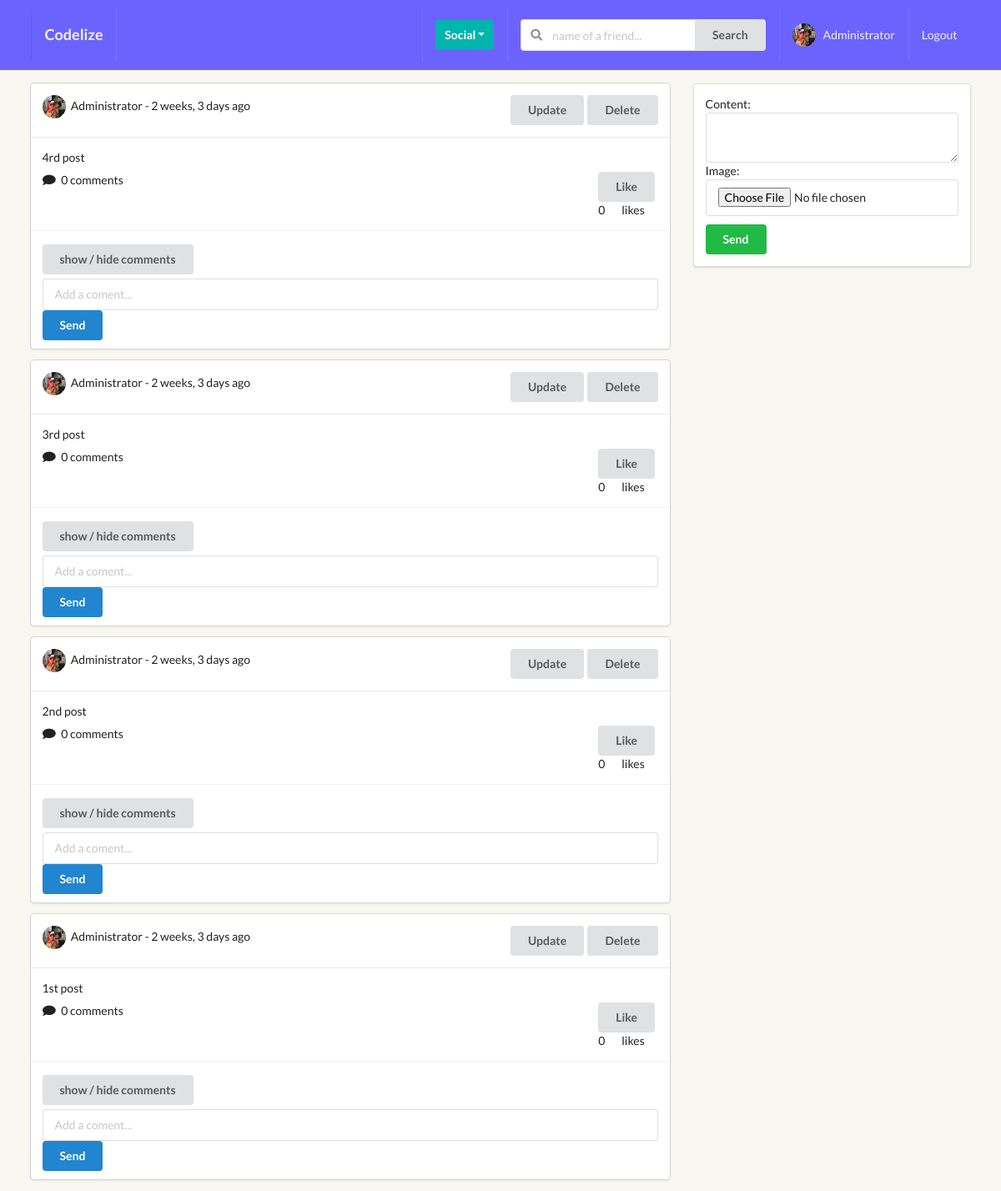
The app's page /timeline/ (signed in) with its own data.
### posts/models.py (models this page shows, shortened)
class Post(models.Model):
    content = models.TextField()
    image = models.ImageField(upload_to='posts', validators=[FileExtensionValidator(['png', 'jpg', 'jpeg'])], blank=True)
    liked = models.ManyToManyField(Profile, blank=True, related_name='likes')
    updated = models.DateTimeField(auto_now=True)
    created = models.DateTimeField(auto_now_add=True)
    author = models.ForeignKey(Profile, on_delete=models.CASCADE, related_name='posts')
    def num_likes(self):
        return self.liked.all().count()
    def num_comments(self):
        return self.comment_set.all().count()
    class Meta:
        ordering = ('-created',)

### perfil/models.py (models this page shows, shortened)
class Profile(models.Model):
    first_name = models.CharField(max_length=200, blank=True)
    last_name = models.CharField(max_length=200, blank=True)
    username = models.OneToOneField(User, on_delete=models.CASCADE)
    bio = models.TextField(default="no bio...", max_length=300)
    email = models.EmailField(max_length=200, blank=True)
    country = models.CharField(max_length=200, blank=True)
    avatar = models.ImageField(default='avatar.png', upload_to='avatars/')
    friends = models.ManyToManyField(User, blank=True, related_name='friends')
    slug = models.SlugField(unique=True, blank=True)
    updated = models.DateTimeField(auto_now=True)
    created = models.DateTimeField(auto_now_add=True)
    objects = ProfileManager()
    def __str__(self):
        return f"{self.username}"
    __initial_first_name = None
    __initial_last_name = None
    def __init__(self, *args, **kwargs):
        super().__init__(*args, **kwargs)
        self.__initial_first_name = self.first_name
        self.__initial_last_name = self.last_name

### posts/views.py (the view, shortened to what this page needs)
# urls.py: path('', post_comment_create_and_list_view, name="main-post-view"),
@login_required
def post_comment_create_and_list_view(request):
    qs = Post.objects.all()
    profile = Profile.objects.get(username=request.user)
    p_form = PostModelForm()
    c_form = CommentModelForm()
    post_added = False
    profile = Profile.objects.get(username=request.user)
    context = {
        'qs': qs,
        'profile': profile,
        'p_form': p_form,
        'c_form': c_form,
        'post_added': post_added,
    }
    return render(request, 'posts/main.html', context)

### posts/forms.py
class PostModelForm(forms.ModelForm):
    content = forms.CharField(widget=forms.Textarea(attrs={'rows':2}))
    class Meta:
        model = Post
        fields = ('content', 'image')

class CommentModelForm(forms.ModelForm):
    body = forms.CharField(label='', widget=forms.TextInput(attrs={'placeholder': 'Add a coment...'}))
    class Meta:
        model = Comment
        fields = ('body',)

### perfil/context_processors.py (called while the page is built)
def profile_pic(request):
    if request.user.is_authenticated:
        profile_obj = Profile.objects.get(username=request.user)
        pic = profile_obj.avatar
        return {'picture':pic}
    return {}

def invitations_received_no(request):
    if request.user.is_authenticated:
        profile_obj = Profile.objects.get(username=request.user)
        qs_count = Relationship.objects.invitations_received(profile_obj).count()
        return {'invites_num':qs_count}
    return {}

### perfil/models.py (called while the page is built)
    def invitations_received(self, receiver):
        qs = Relationship.objects.filter(receiver=receiver, status='send')
        return qs

### posts/templates/posts/main.html (shortened to what this page needs)
{% extends 'base.html' %} {% load static %} {% block title %}Timeline{% endblock title %} {% block content %}
<div class="ui grid">
    <div class="eleven wide column computer only">
        {% for obj in qs %}
        <div class="ui fluid card">
            <div class="content">
                <div class="right floated meta">
                    <div class="ui grid">
                        <div class="row">
                            {% ifequal request.user obj.author.username %}
                            <a href="{% url 'posts:post-update' obj.pk %}"><button class="ui button bgwhite-lg ">Update</button></a>
                            <a href="{% url 'posts:post-delete' obj.pk %}"><button class="ui button bgwhite-lg ">Delete</button></a> {% endifequal %}
                        </div>
                    </div>
                </div>
                <img class="ui avatar image" src={{obj.author.avatar.url}}> {{ obj.author }} - {{ obj.created|timesince}} ago
            </div>
            <div class="content">
                <p> {{ obj.content }} </p>
                <div class="right floated">
                    <form action="{% url 'posts:like-post-view' %}" method="POST" class='like-form' id='{{obj.id}}'>
                        <button type="submit" class="ui button like-btn{{obj.id}}">
                                {% if profile not in obj.liked.all %}
                                    Like
                                {% else %}
                                    Unlike
                                {% endif %}
                            </button>
                        <div class="ui grid">
                            <div class="column">
                                <div class="like-count{{obj.id}}"> {{obj.num_likes}} </div>
                            </div>
                            <div class="column">
                                likes
                            </div>
                        </div>
                    </form>
                </div>
                <i class="comment icon"></i>
                <span> {{ obj.num_comments }} comments</span>
            </div>
            <div class="extra content">
                <button class="cmt_btn ui button mb-5">show / hide comments</button>
                <form action="" method="POST" class='ui fluid form'>
                    <input type="hidden" name="post_id" value={{obj.id}}> {{ c_form }}
                    <button type="submit" name="submit_c_form" class="ui primary button mt-5 w-full">Send</button>
                </form>
            </div>
        </div>
        {% endfor %}
    </div>
    <div class="five wide column">
        <div class="ui segment">
            <form action="" method="POST" class='ui form' enctype="multipart/form-data">
                {% csrf_token %} {{p_form}}
                <button type='submit' name="submit_p_form" class="ui positive button w-full mt-10">Send</button>
            </form>
        </div>
    </div>
</div>
{% endblock content %}

### templates/main/navbar.html (shortened to what this page needs)
<div class="ui inverted menu nav mb-7 fixed top sticky" style="background-color: #6C63FF !important;">
  <div class="ui container">
    <a href="{% url 'posts:main-post-view' %}" class="item">
        <h3>Codelize</h3>
    </a>
    <div class="right menu">
        {% if request.user.is_authenticated %}
        <div class="item">
            <div class="ui floating dropdown icon button teal"> Social
                <i class="dropdown icon"></i>
             </div>
        </div>
             <div class="item">
              <form action="" method="GET">
                <div class="ui action left icon input">
                <input class="prompt" type="text" name='q' placeholder="name of a friend...">
                <button type='submit' class="ui button">Search</button>
                </div>
            </form>
            </div>
            <a href="{% url 'perfil:my-profile-view' %}" class="item">
                <img src={{picture.url}} class='ui avatar image'>&nbsp;
                 {{ request.user }}
            </a>
            <a href="{% url 'logout' %}" class="ui item">
                Logout
            </a>
        {% else %}
        <a href="{% url 'login' %}" class="ui item">
                Login
            </a>
        {% endif %}
    </div>
  </div>
</div>

### static_project/style.css (style rules this page uses)
body { background: #F8F8F1 !important; padding-top: 100px !important; }
.nav { border-radius: 0px !important; padding: 10px 0 10px 0 !important; }
.mb-7 { margin-bottom: 7px !important; }
.mt-10 { margin-top: 10px !important; }
.right { float: right; }
.left { float: left; }
.mb-5 { margin-bottom: 5px !important; }

### static_project/not_logged.css (style rules this page uses)
body { -webkit-font-smoothing: antialiased; -moz-font-smoothing: grayscale; }
@media only screen and (min-width: 768px) { .ui.container { width: 700px; max-width: 700px; } }

### records on screen
Post: author.avatar (picture), author "Administrator", created "2 weeks, 3 days", content "4rd post", shows "Like", num_likes "0", num_comments "0"
Post: author.avatar (picture), author "Administrator", created "2 weeks, 3 days", content "3rd post", shows "Like", num_likes "0", num_comments "0"
Post: author.avatar (picture), author "Administrator", created "2 weeks, 3 days", content "2nd post", shows "Like", num_likes "0", num_comments "0"
Post: author.avatar (picture), author "Administrator", created "2 weeks, 3 days", content "1st post", shows "Like", num_likes "0", num_comments "0"

### other values on screen
{{ request.user }} "Administrator"
